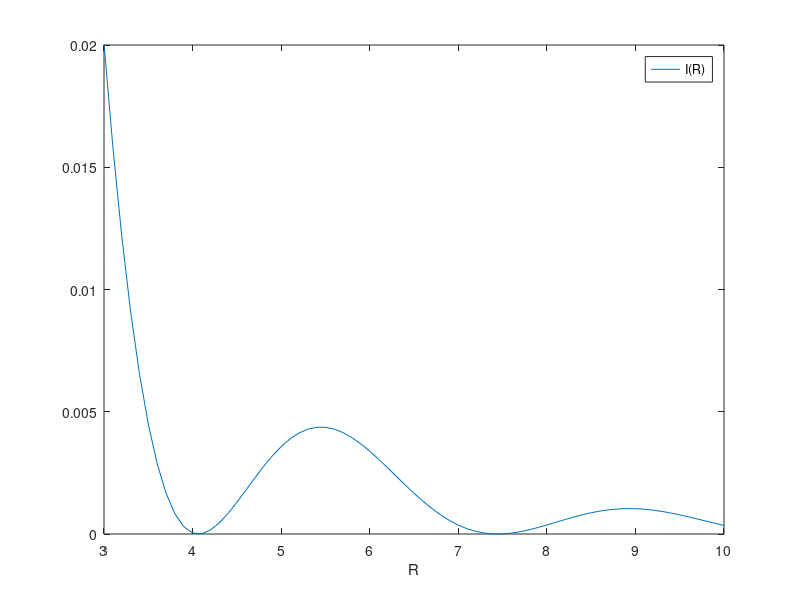

Recreate this plot in MATLAB.
% D8FARONEXS
% Graph of part of the diffraction pattern of a round aperture of radius a and
% wavelength ????.
% The graph is not normalized.
% X is distace:Slit-Screen,
% R is coordinate on Screen,
% All length in mm, parameters are globally defined above the graph.

function D8FARONEXS;
R = (3:0.1:10);
X = 1000;
Lamda = 0.010;
a = 1.5;

I = (besselj(1,(2*pi*a*R/(Lamda*X)))./(2*pi*a*R/(Lamda*X))).^2;

figure(1);
plot(R,I);
axis([3 10 0 0.02]);                  % PLOTS LIMITS                    
xlabel('R');
legend('I(R)');

